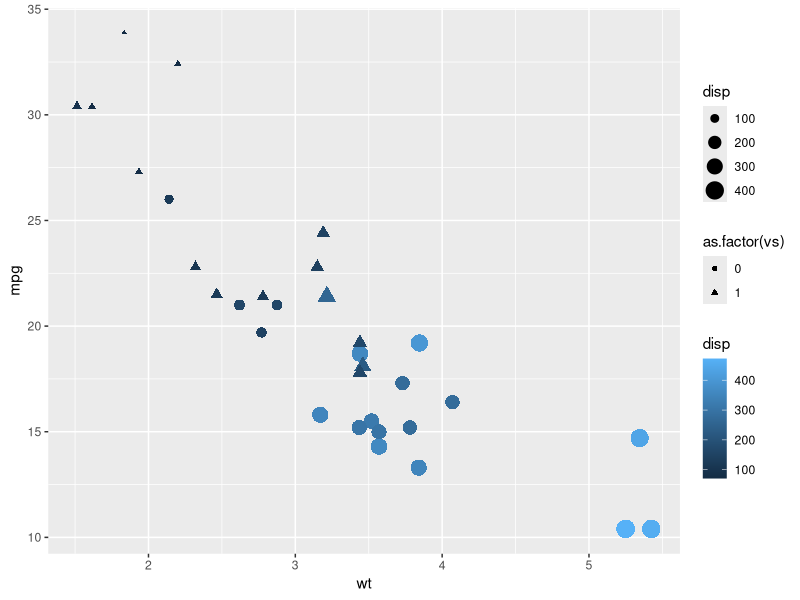
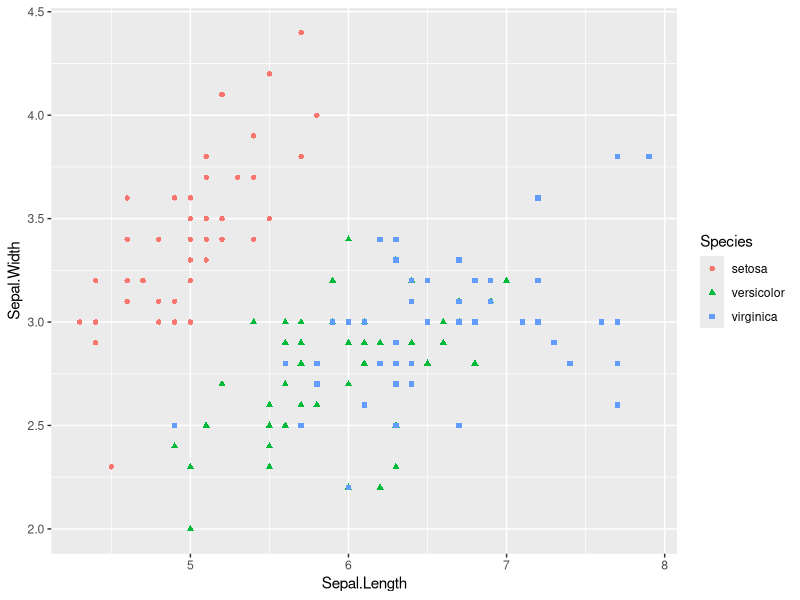
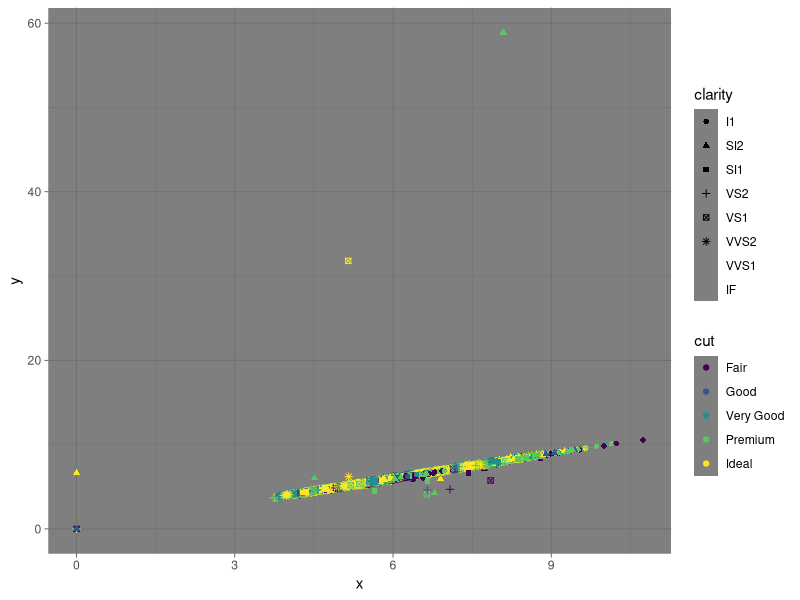
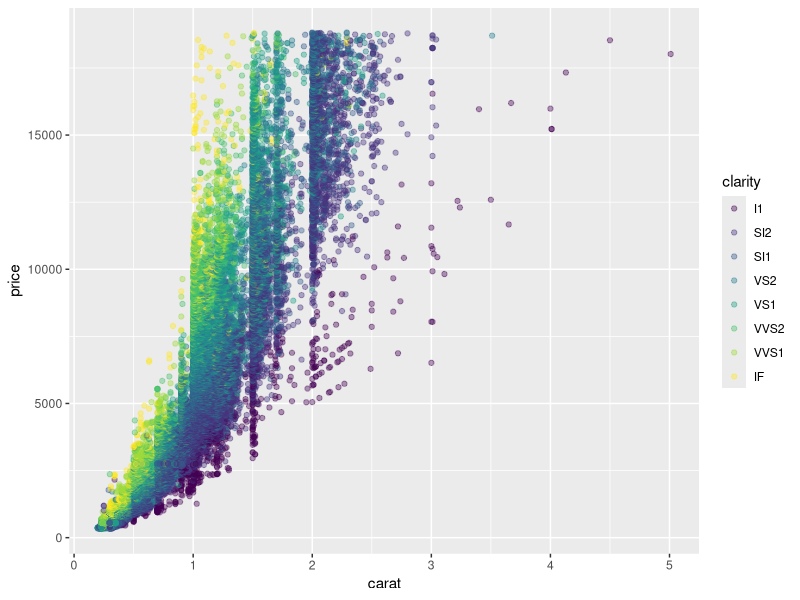
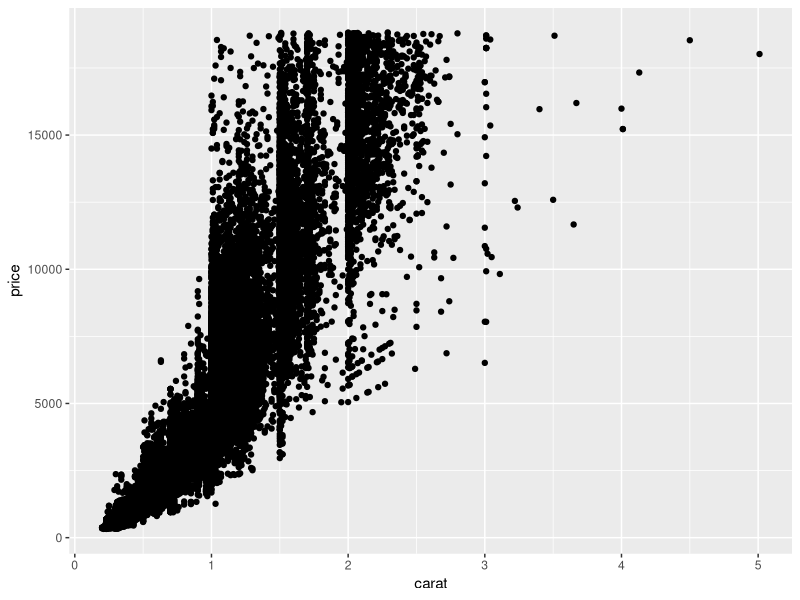
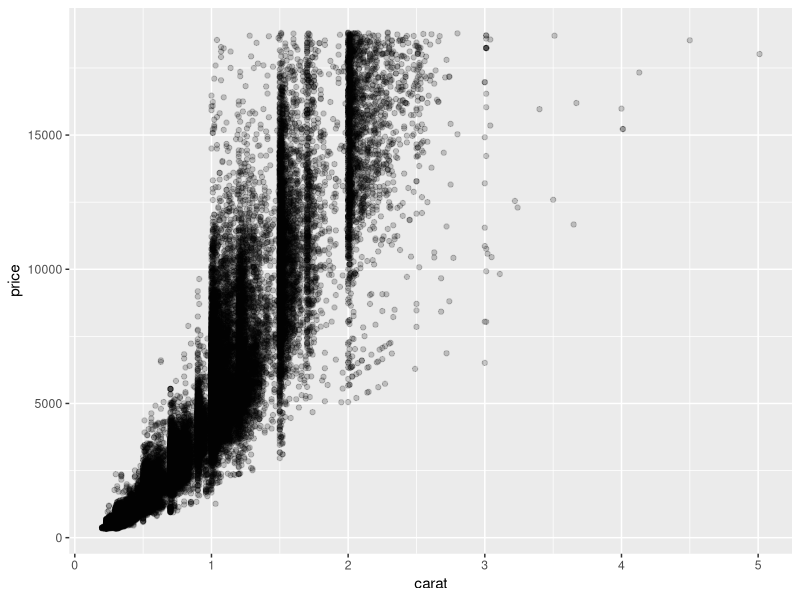
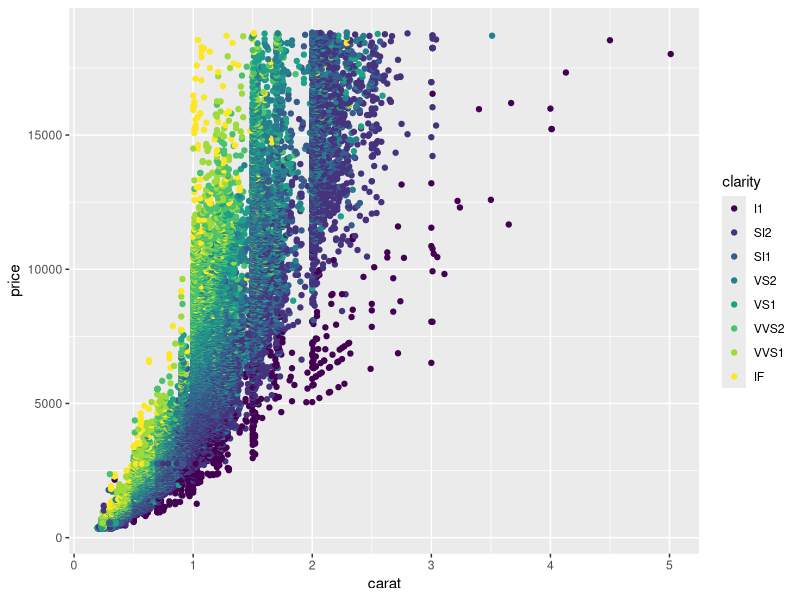
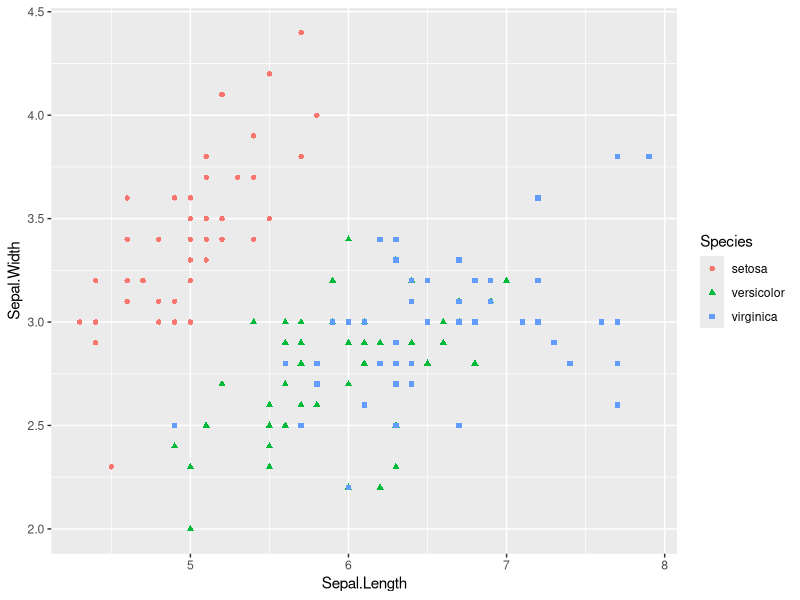

These charts were generated, in order, by the following R code: (Note: this script raises an error after producing the figures.)
#===============
library(ggplot2)
data <- mtcars
str(data)

# dataset plotting example
#===========mtcarrs=====================

ggplot(data, aes(x = wt,       # this two
                 y = mpg,      # are required
                 color = disp, # this is a mapping property
                 size = disp,  #
                 shape = as.factor(vs))) +
  geom_point();


#===========iris===================

data <- iris
str(data)

ggplot(data, aes(x = Sepal.Length,
                 y = Sepal.Width,
                 shape = Species,
                 color = Species)) +
  geom_point()

# dataset example
#===========diamon============

data <- diamonds
str(data)

ggplot(data, aes(x, y,
                 color = cut,
                 shape = clarity)) +
  geom_point() +
  theme_dark()

ggplot(data, aes(carat, price,
                 color = clarity)) + 
  geom_point(alpha = 0.4)

# saving plot data in a VARIABLE

plt_price_vs_carat <- ggplot(diamonds,aes(carat, price))
plt_price_vs_carat + geom_point()

# another example with TRANPERENCY

plt_price_vs_carat <- ggplot(diamonds, aes(carat, price))
plt_price_vs_carat_transparent <- plt_price_vs_carat + geom_point(alpha = .2)
plt_price_vs_carat_transparent


# another example with COLOR

plt_price_vs_carat <- ggplot(diamonds, aes(carat, price))
plt_price_vs_carat_by_clarity <- plt_price_vs_carat + geom_point(aes(color = clarity))
plt_price_vs_carat_by_clarity

#====================

## detailed discussion about aes in ggplot
#========================================

# we can use aes in in the geom layer too like this

data <- iris
str(data)

ggplot(data) +
  geom_point(aes(x = Sepal.Length, 
                 y = Sepal.Width,
                 shape = Species,
                 color = Species))

# all the attributes of AES is ggplot
#===========AES=================
## required: 
#-----------#
#   x = X axis position
#   y = Y axis position

## optional:
#-----------#
#   fill = color of points, outlines of other geoms
#   size = Area or radius of points thickness of lines
#   alpha = Transparency
#   linetype = line dash pattern
#   labels = Text on a plot or axes
#   shape = shape

#
str(mtcars)
ggplot(mtcars, aes(x = mpg, 
                   y = as.factor(cyl))) +
  geom_point()

#
ggplot(mtcars, aes(x = as.factor(cyl), 
                   y = mpg)) +
  geom_point()

#
ggplot(mtcars, aes(x = wt, 
                   y = mpg,
                   color = cyl)) +
  geom_point()

#
ggplot(mtcars, aes(x = wt, 
                   y = mpg,
                   color = cyl)) +
  geom_point(shape = 1,
             size = 4)



#
str(mtcars)
ggplot(mtcars, aes(x = wt, 
                   y = mpg, 
                   fill = cyl,
                   size = am)) +
  # Change point shape; set alpha
  geom_point(shape = 21, 
             size = 4, 
             alpha = .6)



#
# Establish the base layer
plt_mpg_vs_wt <- ggplot(mtcars, aes(x = wt,
                                    y = mpg))

# Map fcyl to size
plt_mpg_vs_wt +
  geom_point(aes(size = cyl))

plt_mpg_vs_wt +
  geom_point(aes(alpha = cyl))

plt_mpg_vs_wt +
  geom_point(aes(shape = as.factor(cyl)))

plt_mpg_vs_wt +
  geom_text(aes(label = as.factor(cyl)))

#updating aes labs
ggplot(mtcars, aes(fcyl, fill = fam)) +
  geom_bar() +
  # Set the axis labels
  xlab("Number of Cylinders") + 
  ylab("Count")

#jitter using 
# Plot 0 vs. mpg
ggplot(mtcars, aes(mpg, 0)) +
  # Add jitter 
  geom_point(position = "jitter")


#======================

#GEOMETRY
#========
str(economics)
ggplot(economics, aes(date, 
                      unemploy,
                      color = pce)) +
  geom_line()

#barplot
# Plot fcyl, filled by fam
ggplot(mtcars, aes(as.factor(cyl), fill = as.factor(am))) +
  # Add a bar layer
  geom_bar(position = "dodge", width = .5) #dodge
#theme(legend.position = "new_value")



iris_min <- iris %>%
  group_by(Species) %>%
  summarise_all(mean)


ggplot(iris, aes(Sepal.Length, Sepal.Width, color = Species)) + 
  geom_point() + 
  geom_point(data = iris_min, shape = 16, size = 5) +
  ggtitle("Iris data")

#=========================

#===========geom_point=====

# A hexadecimal color
my_blue <- "#4ABEFF"

ggplot(mtcars, aes(wt, mpg)) +
  # Set the point color and alpha
  geom_point(color = my_blue,
             alpha = .6)


# A hexadecimal color
my_blue <- "#4ABEFF"

# Change the color mapping to a fill mapping
ggplot(mtcars, aes(wt, 
                   mpg, 
                   fill = cyl)) +
  # Set point size and shape
  geom_point(color = my_blue,
             size = 10,
             shape = 1)


#
ggplot(mtcars, aes(x = wt, 
                   y = mpg,
                   color = cyl)) +
  geom_point(alpha = .5)

#
ggplot(mtcars, aes(x = wt, 
                   y = mpg,
                   color = cyl)) +
  geom_text(label = rownames(mtcars), 
            color = "red")


ggplot(mtcars, aes(x = wt, 
                   y = mpg,
                   color = cyl)) +
  geom_point(color = "yellow",
             shape = 24,)


#
# 5 aesthetics: add a mapping of size to hp / wt
ggplot(mtcars, aes(x = mpg, 
                   y = qsec, 
                   color = as.factor(cyl), 
                   shape = as.factor(am),
                   size = hp/wt)) +
  geom_point()



#
# Plot 0 vs. mpg
ggplot(mtcars, aes(0, mpg)) +
  # Add jitter 
  geom_point(position = "jitter")


#
ggplot(mtcars, aes(mpg, 0)) +
  geom_jitter() +
  # Set the y-axis limits
  ylim(-2,2)

#===========================

#===========geom_histogram======
# Plot mpg
ggplot(mtcars, aes(x = mpg)) +
  # Add a histogram layer
  geom_histogram()


# Update the aesthetics so the fill color is by fam
ggplot(mtcars, aes(mpg, fill = fam)) +
  geom_histogram(binwidth = 1)


#=========================

#===========geom_bar======

# Plot fcyl, filled by fam
ggplot(mtcars, aes(fcyl, fill = fam)) +
  # Add a bar layer
  geom_bar()

ggplot(mtcars, aes(cyl, fill = fam)) +
  # Change position to use the functional form, with width 0.2
  geom_bar(position = position_dodge(width = 0.2))

# Plot education, filled by vocabulary
ggplot(Vocab, aes(education, fill = vocabulary)) +
  geom_bar() +
  scale_fill_brewer(palette = "Set1")

ggplot(mtcars, aes(as.factor(cyl), fill = as.factor(am))) +
  geom_bar() +
  # Set the axis labels
  xlab("Number of Cylinders") + 
  ylab("Count")

#
palette <- c(automatic = "#377EB8", manual = "#E41A1C")

ggplot(mtcars, aes(as.factor(cyl), fill = as.factor(am))) +
  geom_bar(position = "dodge") +
  labs(x = "Number of Cylinders", y = "Count")

#===============================

#==========geom_line==============

# Print the head of economics
head(economics)

# Using economics, plot unemploy vs. date
ggplot(economics, aes(date, unemploy)) +
  # Make it a line plot
  geom_line()

# Plot the Rainbow Salmon time series
str(fish.species)
str(fish.tidy)
ggplot(fish.species, aes(x = Year, y = Rainbow)) +
  geom_line()

#==============================



